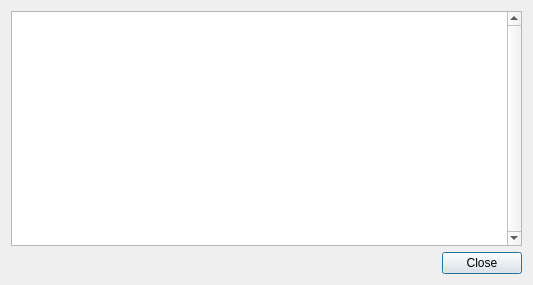
<ui version="4.0" >
 <class>EventHistory</class>
 <widget class="QDialog" name="EventHistory" >
  <property name="geometry" >
   <rect>
    <x>0</x>
    <y>0</y>
    <width>533</width>
    <height>285</height>
   </rect>
  </property>
  <property name="windowTitle" >
   <string>Event history</string>
  </property>
  <layout class="QGridLayout" >
   <item row="0" column="0" colspan="2" >
    <widget class="QTreeView" name="eventListView" >
     <property name="sizePolicy" >
      <sizepolicy vsizetype="Expanding" hsizetype="Expanding" >
       <horstretch>0</horstretch>
       <verstretch>0</verstretch>
      </sizepolicy>
     </property>
     <property name="verticalScrollBarPolicy" >
      <enum>Qt::ScrollBarAlwaysOn</enum>
     </property>
     <property name="selectionMode" >
      <enum>QAbstractItemView::NoSelection</enum>
     </property>
    </widget>
   </item>
   <item row="1" column="0" >
    <spacer>
     <property name="orientation" >
      <enum>Qt::Horizontal</enum>
     </property>
     <property name="sizeHint" >
      <size>
       <width>40</width>
       <height>20</height>
      </size>
     </property>
    </spacer>
   </item>
   <item row="1" column="1" >
    <widget class="QPushButton" name="closeButton" >
     <property name="text" >
      <string>Close</string>
     </property>
    </widget>
   </item>
  </layout>
 </widget>
 <layoutdefault spacing="6" margin="11" />
 <pixmapfunction></pixmapfunction>
 <includes>
  <include location="local" >wpamsg.h</include>
 </includes>
 <resources/>
 <connections/>
</ui>
